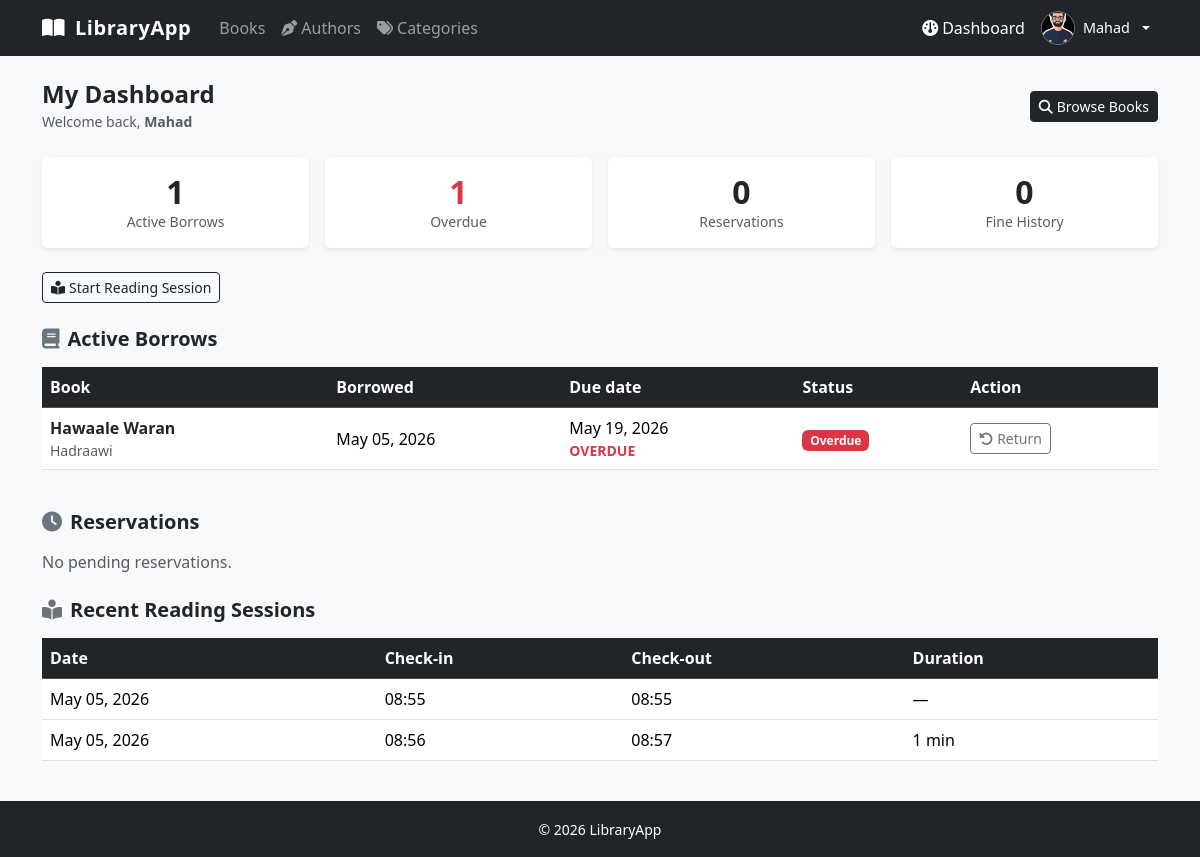
/dashboard/ (signed in), run on the app's committed database.
### library/models.py (models this page shows, shortened)
class Account(AbstractUser):
    GENDER_CHOICES = [
        ("male",   "Male"),
        ("female", "Female"),
    ]
    email     = models.EmailField(unique=True)
    phone     = models.CharField(max_length=50)
    gender    = models.CharField(max_length=50, choices=GENDER_CHOICES, null=True, blank=True)
    is_member = models.BooleanField(default=False)
    avatar    = models.ImageField(upload_to="avatars/", default="avatars/avatar.jpg")
    USERNAME_FIELD  = "email"
    REQUIRED_FIELDS = ["username"]
    class Meta:
        db_table = "account"

class Borrow(models.Model):
    class Status(models.TextChoices):
        BORROWED = "borrowed", "Borrowed"
        RETURNED = "returned", "Returned"
        OVERDUE  = "overdue",  "Overdue"
    book       = models.ForeignKey(Book,    on_delete=models.RESTRICT, related_name="borrows")
    member     = models.ForeignKey(Account, on_delete=models.RESTRICT, related_name="borrows")
    quantity   = models.PositiveSmallIntegerField(default=1)
    status     = models.CharField(max_length=20, choices=Status.choices, default=Status.BORROWED)
    start_date = models.DateField()
    due_date   = models.DateField()
    return_date = models.DateField(null=True, blank=True)
    has_fine   = models.BooleanField(default=False)
    created_at = models.DateTimeField(auto_now_add=True)
    class Meta:
        db_table = "borrow"
        ordering = ["-created_at"]
    @property
    def is_overdue(self):
        if self.return_date:
            return self.return_date > self.due_date
        return datetime.date.today() > self.due_date

class Book(models.Model):
    id              = models.UUIDField(primary_key=True, default=uuid.uuid4, editable=False)
    title           = models.CharField(max_length=500)
    summary         = models.TextField(blank=True, default="")
    ISBN            = models.CharField(max_length=20, unique=True)
    publisher       = models.CharField(max_length=255)
    total_copies    = models.PositiveIntegerField(default=1)
    available_copies = models.PositiveIntegerField(default=1)
    image           = models.ImageField(upload_to="books/", default="books/default.jpg")
    created_at      = models.DateTimeField(auto_now_add=True)
    author   = models.ForeignKey(Author,   on_delete=models.RESTRICT, related_name="books")
    category = models.ForeignKey(Category, on_delete=models.RESTRICT, related_name="books")
    class Meta:
        db_table = "book"
        ordering = ["title"]

class Author(models.Model):
    name       = models.CharField(max_length=255)
    created_at = models.DateTimeField(auto_now_add=True)
    class Meta:
        db_table = "author"
        ordering = ["name"]

class ReadingSession(models.Model):
    member   = models.ForeignKey(Account, on_delete=models.RESTRICT, related_name="reading_sessions")
    time_in  = models.DateTimeField()
    time_out = models.DateTimeField(null=True, blank=True)
    date     = models.DateField(auto_now_add=True)
    class Meta:
        db_table = "reading_session"
        ordering = ["-date", "-time_in"]
    @property
    def duration_minutes(self):
        if self.time_out:
            delta = self.time_out - self.time_in
            return round(delta.total_seconds() / 60)
        return None

### library/views.py (the view)
# urls.py: path("dashboard/",   views.dashboard_view,       name="dashboard"),
@login_required
def dashboard_view(request):
    if request.user.is_staff:
        return redirect("library:admin_dashboard")
    _apply_overdue_statuses()
    user = request.user
    active_borrows = (
        Borrow.objects
        .filter(member=user)
        .exclude(status=Borrow.Status.RETURNED)
        .select_related("book__author")
        .order_by("due_date")
    )
    reservations = (
        Reservation.objects
        .filter(member=user, status=Reservation.Status.PENDING)
        .select_related("book")
    )
    unpaid_fines = (
        Fine.objects
        .filter(member=user)
        .exclude(amount_paid=F("amount_due"))
        .select_related("borrow__book")
    )
    reading_sessions = ReadingSession.objects.filter(member=user).order_by("-date")[:5]
    active_session   = ReadingSession.objects.filter(member=user, time_out__isnull=True).first()
    return render(request, "member/dashboard.html", {
        "active_borrows":   active_borrows,
        "reservations":     reservations,
        "unpaid_fines":     unpaid_fines,
        "reading_sessions": reading_sessions,
        "active_session":   active_session,
        "overdue_count":    active_borrows.filter(status=Borrow.Status.OVERDUE).count(),
    })

### library/views.py (called while the page is built)
def _apply_overdue_statuses():
    Borrow.objects.filter(
        status=Borrow.Status.BORROWED,
        due_date__lt=datetime.date.today(),
    ).update(status=Borrow.Status.OVERDUE)

### library/templates/member/dashboard.html (shortened to what this page needs)
{% extends "layout.html" %}
{% block content %}
<div class="d-flex justify-content-between align-items-center mb-4">
  <div>
    <h4 class="fw-bold mb-0">My Dashboard</h4>
    <small class="text-muted">Welcome back, <strong>{{ user.first_name }}</strong></small>
  </div>
  <a href="{% url 'library:book_list' %}" class="btn btn-dark btn-sm">
    <i class="fa-solid fa-magnifying-glass me-1"></i>Browse Books
  </a>
</div>
<div class="row g-3 mb-4">
  <div class="col-6 col-md-3">
    <a href="#borrows-section" class="text-decoration-none">
      <div class="card border-0 shadow-sm text-center p-3 card-hover h-100">
        <div class="h2 fw-bold text-dark mb-0">{{ active_borrows.count }}</div>
        <small class="text-muted">Active Borrows</small>
      </div>
    </a>
  </div>
  <div class="col-6 col-md-3">
    <a href="#borrows-section" class="text-decoration-none">
      <div class="card border-0 shadow-sm text-center p-3 card-hover h-100 {% if overdue_count %}border-danger{% endif %}">
        <div class="h2 fw-bold {% if overdue_count %}text-danger{% else %}text-dark{% endif %} mb-0">{{ overdue_count }}</div>
        <small class="text-muted">Overdue</small>
      </div>
    </a>
  </div>
  <div class="col-6 col-md-3">
    <a href="#reservations-section" class="text-decoration-none">
      <div class="card border-0 shadow-sm text-center p-3 card-hover h-100">
        <div class="h2 fw-bold text-dark mb-0">{{ reservations.count }}</div>
        <small class="text-muted">Reservations</small>
      </div>
    </a>
  </div>
  <div class="col-6 col-md-3">
    <a href="{% url 'library:fine_history' %}" class="text-decoration-none">
      <div class="card border-0 shadow-sm text-center p-3 card-hover h-100 {% if unpaid_fines.count %}border-danger{% endif %}">
        <div class="h2 fw-bold {% if unpaid_fines.count %}text-danger{% else %}text-dark{% endif %} mb-0">{{ unpaid_fines.count }}</div>
        <small class="text-muted">Fine History</small>
      </div>
    </a>
  </div>
</div>
{% if active_session %}
  <div class="alert alert-info d-flex align-items-center justify-content-between mb-4">
    <span>
      <i class="fa-solid fa-book-open-reader me-2"></i>
      Active reading session — started {{ active_session.time_in|time:"H:i" }}
      <strong id="reading-timer" data-start="{{ active_session.time_in.isoformat }}"></strong>
    </span>
    <form method="post" action="{% url 'library:reading_check_out' %}">
      {% csrf_token %}
      <button type="submit" class="btn btn-sm btn-outline-dark">
        <i class="fa-solid fa-right-from-bracket me-1"></i>Check Out
      </button>
    </form>
  </div>
{% else %}
  <form method="post" action="{% url 'library:reading_check_in' %}" class="mb-4">
    <button type="submit" class="btn btn-outline-dark btn-sm">
      <i class="fa-solid fa-book-open-reader me-1"></i>Start Reading Session
    </button>
  </form>
{% endif %}
<h5 class="fw-semibold mb-3" id="borrows-section"><i class="fa-solid fa-book me-2 text-secondary"></i>Active Borrows</h5>
{% if active_borrows %}
  <div class="table-responsive mb-4">
    <table class="table table-hover align-middle">
      <thead class="table-dark">
        <tr><th>Book</th><th>Borrowed</th><th>Due date</th><th>Status</th><th>Action</th></tr>
      </thead>
      <tbody>
        {% for borrow in active_borrows %}
          <tr>
            <td>
              <a href="{% url 'library:book_detail' borrow.book.id %}" class="fw-semibold text-decoration-none text-dark">
                {{ borrow.book.title }}
              </a>
              <div class="text-muted small">{{ borrow.book.author.name }}</div>
            </td>
            <td>{{ borrow.start_date|date:"M d, Y" }}</td>
            <td>
              {{ borrow.due_date|date:"M d, Y" }}
              {% if borrow.is_overdue %}
                <div class="text-danger small fw-bold">OVERDUE</div>
              {% endif %}
            </td>
            <td>
              {% if borrow.status == 'overdue' %}
                <span class="badge bg-danger">Overdue</span>
              {% else %}
                <span class="badge bg-warning text-dark">Borrowed</span>
              {% endif %}
            </td>
            <td>
              <form method="post" action="{% url 'library:return_book' borrow.id %}"
                    data-confirm-title="Return Book" data-confirm-body="Return '{{ borrow.book.title }}'?" data-confirm-ok="Confirm" data-confirm-class="btn btn-danger">
                <button type="submit" class="btn btn-sm btn-outline-secondary">
                  <i class="fa-solid fa-rotate-left me-1"></i>Return
                </button>
              </form>
            </td>
          </tr>
        {% endfor %}
      </tbody>
    </table>
  </div>
{% else %}
  <p class="text-muted mb-4">No active borrows.</p>
{% endif %}
<h5 class="fw-semibold mb-3" id="reservations-section"><i class="fa-solid fa-clock me-2 text-secondary"></i>Reservations</h5>
{% if reservations %}
  <div class="table-responsive mb-4">
    <table class="table table-hover align-middle">
      <thead class="table-dark">
        <tr><th>Book</th><th>Reserved on</th><th>Status</th><th>Action</th></tr>
      </thead>
      <tbody>
        {% for res in reservations %}
          <tr>
            <td>
              <a href="{% url 'library:book_detail' res.book.id %}" class="fw-semibold text-decoration-none text-dark">
                {{ res.book.title }}
              </a>
            </td>
            <td>{{ res.reserved_on|date:"M d, Y" }}</td>
            <td><span class="badge bg-info text-dark">Pending</span></td>
            <td>
              <form method="post" action="{% url 'library:cancel_reservation' res.id %}"
                    data-confirm-title="Cancel Reservation" data-confirm-body="Remove yourself from the queue for '{{ res.book.title }}'?" data-confirm-ok="Confirm" data-confirm-class="btn btn-danger">
                {% csrf_token %}
                <button type="submit" class="btn btn-sm btn-outline-danger">
                  <i class="fa-solid fa-xmark me-1"></i>Cancel
                </button>
              </form>
            </td>
          </tr>
        {% endfor %}
      </tbody>
    </table>
  </div>
{% else %}
  <p class="text-muted mb-4">No pending reservations.</p>
{% endif %}
{% if reading_sessions %}
  <h5 class="fw-semibold mb-3"><i class="fa-solid fa-book-open-reader me-2 text-secondary"></i>Recent Reading Sessions</h5>
  <div class="table-responsive">
    <table class="table table-hover align-middle">
      <thead class="table-dark">
        <tr><th>Date</th><th>Check-in</th><th>Check-out</th><th>Duration</th></tr>
      </thead>
      <tbody>
        {% for session in reading_sessions %}
          <tr>
            <td>{{ session.date|date:"M d, Y" }}</td>
            <td>{{ session.time_in|time:"H:i" }}</td>
            <td>{% if session.time_out %}{{ session.time_out|time:"H:i" }}{% else %}<span class="badge bg-info text-dark">Active</span>{% endif %}</td>
            <td>{% if session.duration_minutes %}{{ session.duration_minutes }} min{% else %}—{% endif %}</td>
          </tr>
        {% endfor %}
      </tbody>
    </table>
  </div>
{% endif %}
{% endblock %}

### library/templates/layout.html (shortened to what this page needs)
{% load static %}
<!DOCTYPE html>
<html lang="en">
<head>
  <link href="https://cdn.jsdelivr.net/npm/bootstrap@5.3.3/dist/css/bootstrap.min.css" rel="stylesheet"/>
  <link href="https://cdnjs.cloudflare.com/ajax/libs/font-awesome/6.5.0/css/all.min.css" rel="stylesheet"/>
  <link href="https://cdnjs.cloudflare.com/ajax/libs/nprogress/0.2.0/nprogress.min.css" rel="stylesheet"/>
</head>
<body>
<nav class="navbar navbar-expand-lg navbar-dark bg-dark">
  <div class="container">
    <a class="navbar-brand" href="{% url 'library:book_list' %}">
      <i class="fa-solid fa-book-open me-1"></i> LibraryApp
    </a>
    <div class="collapse navbar-collapse" id="mainNav">
      <ul class="navbar-nav me-auto">
        <li class="nav-item"><a class="nav-link" href="{% url 'library:book_list' %}">Books</a></li>
        <li class="nav-item"><a class="nav-link" href="{% url 'library:author_list' %}"><i class="fa-solid fa-pen-nib me-1"></i>Authors</a></li>
        <li class="nav-item"><a class="nav-link" href="{% url 'library:category_list' %}"><i class="fa-solid fa-tags me-1"></i>Categories</a></li>
      </ul>
      <ul class="navbar-nav ms-auto align-items-center">
        {% if user.is_authenticated %}
          {% if user.is_staff %}
            <li class="nav-item">
              <a class="nav-link" href="{% url 'library:admin_dashboard' %}">
                <i class="fa-solid fa-gauge me-1"></i>Admin Panel
              </a>
            </li>
          {% else %}
            <li class="nav-item">
              <a class="nav-link" href="{% url 'library:dashboard' %}">
                <i class="fa-solid fa-gauge me-1"></i>Dashboard
              </a>
            </li>
          {% endif %}
          <li class="nav-item dropdown ms-2">
            <a class="nav-link dropdown-toggle d-flex align-items-center gap-2 p-0 pe-2"
               href="#" id="userDropdown" role="button"
               data-bs-toggle="dropdown" aria-expanded="false">
              {% if user.avatar %}
                <img src="{{ user.avatar.url }}"
                     alt="{{ user.get_full_name }}"
                     class="rounded-circle border border-secondary"
                     style="width:34px;height:34px;object-fit:cover"/>
              {% else %}
                <div class="rounded-circle bg-secondary d-flex align-items-center justify-content-center border border-secondary"
                     style="width:34px;height:34px;font-size:.85rem;font-weight:700;color:#fff">
                  {{ user.first_name|first|upper }}
                </div>
              {% endif %}
              <span class="d-none d-lg-inline text-white" style="font-size:.9rem">
                {{ user.first_name }}
              </span>
            </a>
          </li>
        {% endif %}
      </ul>
    </div>
  </div>
</nav>
<main class="container py-4">
  {% block content %}{% endblock %}
</main>
<footer class="bg-dark text-white text-center py-3 mt-auto">
  <small>&copy; {% now "Y" %} LibraryApp</small>
</footer>
</body>
</html>

### library/templates/layout.html (style rules this page uses)
body { background: #f8f9fa; display: flex; flex-direction: column; min-height: 100vh; }
main { animation: pageFadeIn .25s ease forwards; }
main { flex: 1; }
.navbar-brand { font-weight: 700; letter-spacing: .03em; }

### library/templates/member/dashboard.html (style rules this page uses)
.card-hover { transition: transform .15s ease, box-shadow .15s ease; cursor: pointer; }

### data on the page
Account: avatar (picture), first_name "Mahad"
Borrow: book "Hawaale Waran", book.author.name "Hadraawi", start_date "May 05, 2026", due_date "May 19, 2026", shows "OVERDUE", status "Overdue"
ReadingSession: date "May 05, 2026", time_in "08:55", time_out "08:55"
ReadingSession: date "May 05, 2026", time_in "08:56", time_out "08:57", duration_minutes "1"

### other printed values
{{ active_borrows.count }} "1"
{{ overdue_count }} "1"
{{ reservations.count }} "0"
{{ unpaid_fines.count }} "0"
